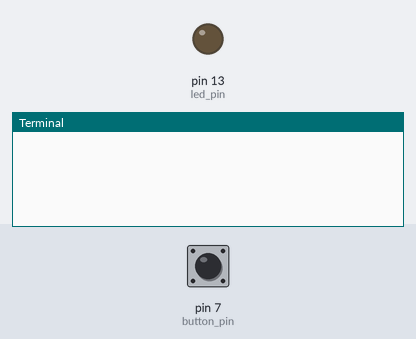
A program run on a simulated Raspberry Pi (header pin numbers). Shown: output pins drawn as LEDs (lit = HIGH), the last lines printed to the terminal. The test bench sets the inputs (shaded band); at power-on: pin 7 (button_pin) HIGH. Outgoing connections fail.

Above: at 1.2 s.
1.3 s: pin 7 (button_pin) pulled LOW for 0.15 s
At 2.1 s:
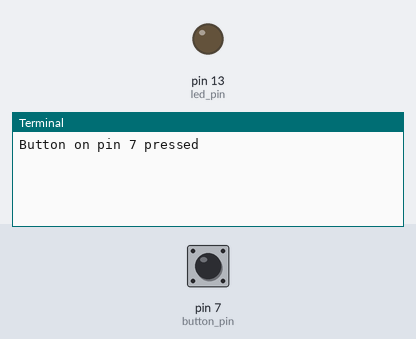
At 2.9 s:
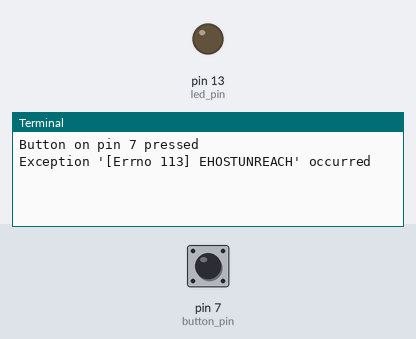

Measured:
- after the input at 1.3 s, the terminal: prints a new line at once (image 1)

The program:

pager_client.py
```python
""" Knight Aerospace Pager Client

This is the client program for the paging network, and is responsible for processing a button press corellated
another pager inside the network, which will then send a command to page the pager you are pressing for.

Pages are logged inside of the pager_log.csv file, logging the target pager and ip, time turned on, off, and then elapsed time.

When adding new pagers to the network,


"""


import RPi.GPIO as GPIO
import socket
import time
from enum import Enum
from datetime import datetime
import csv
import os

# Global Variables
CSV_FILE_NAME = "pager_log.csv"
HEADER = ["Target", "Turned On", "Turned Off", "Time Elapsed"]
PORT = 65433
clientHostName = "knight2"
pager_configs = [
        {"hostname": "knight2", "ip": "192.168.200.227", "button_pin": 7, "led_pin": 13},
        #Add more pagers here!
    ]

class Pager:

    def __init__(self, hostname, ip, buttonPin, LED):
        self.hostname = hostname
        self.ip = ip
        self.LED = LED
        self.buttonPin = buttonPin
        self.paging = False
        self.turnedontime = None
        self.turnedofftime = None
        self.elapsedtime = None
        self.fturnedontime = None
        self.fturnedofftime = None
        self.felapsedtime = None

    def togglePage(self):
        global clientHostName
        if self.paging:
            if send_command(f"{clientHostName}:off", self.ip):
                self.paging = False
                self.collectTime(True)
        else:
            if send_command(f"{clientHostName}:on", self.ip):
                self.paging = True
                self.collectTime(False)

    def collectTime(self, turnedOff):
        if turnedOff:
            self.turnedofftime = datetime.now()
            self.fturnedofftime = self.turnedofftime.strftime("%B-%d-%Y %H:%M:%S")
            self.elapsedtime = self.turnedofftime - self.turnedontime
            self.base_datetime = datetime(1, 1, 1)
            self.felapsedtime = (self.base_datetime + self.elapsedtime).strftime("%H:%M:%S")
            data_to_log = [f"{self.hostname} {self.ip}", self.fturnedontime, self.fturnedofftime, self.felapsedtime]
            logtocsv(data_to_log)
        else:
            self.turnedontime = datetime.now()
            self.fturnedontime = self.turnedontime.strftime("%B-%d-%Y %H:%M:%S")

    def greenLEDhandler(self):
        GPIO.output(self.LED, self.paging)

class PagerNetworkManager:
    def __init__(self, pager_configs):
        self.pagers = []
        self.buttonPagerMap = {}
        GPIO.setmode(GPIO.BOARD)
        self.load_pagers(pager_configs)

    def load_pagers(self, configs):
        for cfg in configs:
            pager = Pager(cfg["hostname"],cfg["ip"], cfg["button_pin"], cfg["led_pin"])
            self.pagers.append(pager)
            self.buttonPagerMap[cfg["button_pin"]] = pager
            GPIO.setup(cfg["button_pin"], GPIO.IN, pull_up_down=GPIO.PUD_UP)
            GPIO.setup(cfg["led_pin"], GPIO.OUT)
            GPIO.add_event_detect(cfg["button_pin"], GPIO.FALLING, callback=self.button_callback, bouncetime=300)

    def button_callback(self, pin):
        print(f"Button on pin {pin} pressed")
        pager = self.buttonPagerMap.get(pin)
        if pager:
            pager.togglePage()

    def update_leds(self):
        for pager in self.pagers:
            pager.greenLEDhandler()

    def shutdown(self):
        for pager in self.pagers:
            try:
                send_command("off", pager.ip)
            except Exception as e:
                print(f"Error sending shutdown to {pager.hostname}: {e}")
        GPIO.cleanup()


"""
To add a new pager to the network, simply create a new instance of the pager class in a variable,
add it to the dictionary and list(found below) and the pager instance.
"""

# Logs data to a new row in the csv document
def logtocsv(data):
    file_exists = os.path.exists(CSV_FILE_NAME)

    with open(CSV_FILE_NAME, 'a', newline='') as csvfile:
        csv_writer= csv.writer(csvfile)

        if not file_exists:
            csv_writer.writerow(HEADER)
            print(f"Created new CSV file: {CSV_FILE_NAME} with header.")

        csv_writer.writerow(data)
        print(f"Logged: {data}")


# Sends a command over wifi to the target pager
def send_command(command, target_ip):
    try:
        with socket.socket(socket.AF_INET, socket.SOCK_STREAM) as s:
            s.settimeout(5)
            s.connect((target_ip, PORT))
            s.sendall(command.encode())
            response = s.recv(1024)
            print(f"Send: '{command}', Received: '{response.decode()}'")
            return True if response else False
    except ConnectionRefusedError:
        print("Connection Refused.")
    except socket.timeout:
        print("Connection or Communication timed out")
    except Exception as e:
        print(f"Exception '{e}' occurred")
    return False

if __name__ == "__main__":


    manager = PagerNetworkManager(pager_configs)
    try:
        while True:
            manager.update_leds()
            time.sleep(0.1)
    except KeyboardInterrupt:
        print("shutdown")
        manager.shutdown()
    except Exception as e:
        print(f"Unexpected error: {e}")
```
